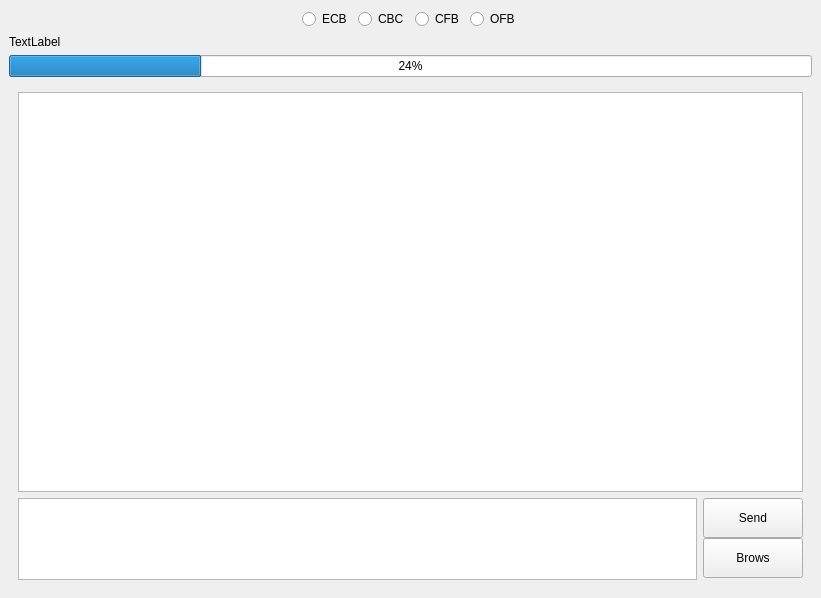
<?xml version="1.0" encoding="UTF-8"?>
<ui version="4.0">
 <class>MainWindow</class>
 <widget class="QMainWindow" name="MainWindow">
  <property name="geometry">
   <rect>
    <x>0</x>
    <y>0</y>
    <width>815</width>
    <height>598</height>
   </rect>
  </property>
  <property name="sizePolicy">
   <sizepolicy hsizetype="Fixed" vsizetype="Fixed">
    <horstretch>0</horstretch>
    <verstretch>0</verstretch>
   </sizepolicy>
  </property>
  <property name="windowTitle">
   <string>MainWindow</string>
  </property>
  <property name="layoutDirection">
   <enum>Qt::LeftToRight</enum>
  </property>
  <widget class="QWidget" name="centralwidget">
   <property name="sizePolicy">
    <sizepolicy hsizetype="Expanding" vsizetype="Expanding">
     <horstretch>0</horstretch>
     <verstretch>0</verstretch>
    </sizepolicy>
   </property>
   <property name="cursor">
    <cursorShape>ArrowCursor</cursorShape>
   </property>
   <property name="autoFillBackground">
    <bool>false</bool>
   </property>
   <layout class="QVBoxLayout" name="verticalLayout_3">
    <item>
     <layout class="QVBoxLayout" name="verticalLayout">
      <item>
       <layout class="QHBoxLayout" name="horizontalLayout_6">
        <item>
         <spacer name="horizontalSpacer_2">
          <property name="orientation">
           <enum>Qt::Horizontal</enum>
          </property>
          <property name="sizeHint" stdset="0">
           <size>
            <width>40</width>
            <height>20</height>
           </size>
          </property>
         </spacer>
        </item>
        <item>
         <widget class="QRadioButton" name="radioButtonECB">
          <property name="text">
           <string>ECB</string>
          </property>
         </widget>
        </item>
        <item>
         <widget class="QRadioButton" name="radioButtonCBC">
          <property name="text">
           <string>CBC</string>
          </property>
         </widget>
        </item>
        <item>
         <widget class="QRadioButton" name="radioButtonCFB">
          <property name="text">
           <string>CFB</string>
          </property>
         </widget>
        </item>
        <item>
         <widget class="QRadioButton" name="radioButtonOFB">
          <property name="text">
           <string>OFB</string>
          </property>
         </widget>
        </item>
        <item>
         <spacer name="horizontalSpacer">
          <property name="orientation">
           <enum>Qt::Horizontal</enum>
          </property>
          <property name="sizeHint" stdset="0">
           <size>
            <width>40</width>
            <height>20</height>
           </size>
          </property>
         </spacer>
        </item>
       </layout>
      </item>
      <item>
       <widget class="QLabel" name="label">
        <property name="text">
         <string>TextLabel</string>
        </property>
       </widget>
      </item>
      <item>
       <widget class="QProgressBar" name="progressBar">
        <property name="value">
         <number>24</number>
        </property>
       </widget>
      </item>
     </layout>
    </item>
    <item>
     <widget class="QWidget" name="widget" native="true">
      <layout class="QVBoxLayout" name="verticalLayout_2">
       <item>
        <widget class="QTextBrowser" name="textBrowser">
         <property name="enabled">
          <bool>true</bool>
         </property>
         <property name="sizePolicy">
          <sizepolicy hsizetype="Expanding" vsizetype="Expanding">
           <horstretch>0</horstretch>
           <verstretch>0</verstretch>
          </sizepolicy>
         </property>
         <property name="minimumSize">
          <size>
           <width>785</width>
           <height>400</height>
          </size>
         </property>
        </widget>
       </item>
       <item>
        <layout class="QHBoxLayout" name="horizontalLayout">
         <item>
          <widget class="QTextEdit" name="messageBoxEd">
           <property name="maximumSize">
            <size>
             <width>16777215</width>
             <height>100</height>
            </size>
           </property>
          </widget>
         </item>
         <item>
          <layout class="QVBoxLayout" name="verticalLayout_4">
           <property name="spacing">
            <number>0</number>
           </property>
           <item>
            <widget class="QPushButton" name="sendButton">
             <property name="minimumSize">
              <size>
               <width>100</width>
               <height>40</height>
              </size>
             </property>
             <property name="text">
              <string>Send</string>
             </property>
            </widget>
           </item>
           <item>
            <widget class="QPushButton" name="browsButton">
             <property name="minimumSize">
              <size>
               <width>100</width>
               <height>40</height>
              </size>
             </property>
             <property name="text">
              <string>Brows</string>
             </property>
            </widget>
           </item>
          </layout>
         </item>
        </layout>
       </item>
      </layout>
     </widget>
    </item>
   </layout>
  </widget>
 </widget>
 <resources/>
 <connections/>
</ui>
